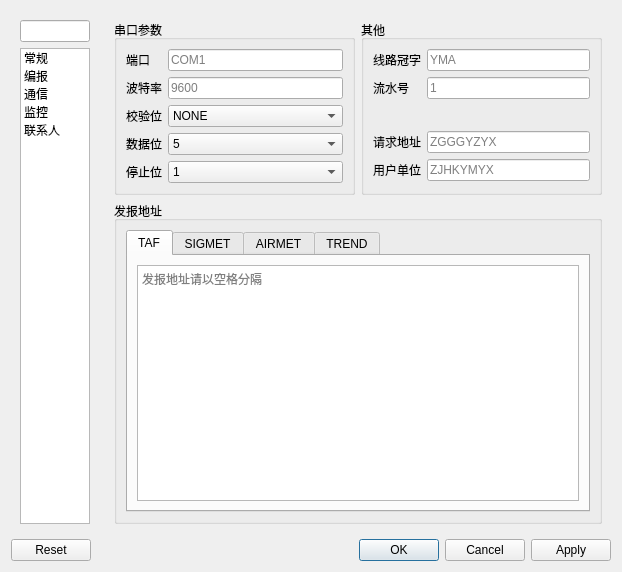
<?xml version="1.0" encoding="UTF-8"?>
<ui version="4.0">
 <class>preference</class>
 <widget class="QDialog" name="preference">
  <property name="geometry">
   <rect>
    <x>0</x>
    <y>0</y>
    <width>622</width>
    <height>501</height>
   </rect>
  </property>
  <property name="acceptDrops">
   <bool>true</bool>
  </property>
  <property name="windowTitle">
   <string>设置</string>
  </property>
  <layout class="QVBoxLayout" name="verticalLayout">
   <item>
    <layout class="QHBoxLayout" name="main">
     <item>
      <widget class="QWidget" name="left_side" native="true">
       <property name="maximumSize">
        <size>
         <width>120</width>
         <height>16777215</height>
        </size>
       </property>
       <layout class="QVBoxLayout" name="leftbox">
        <item>
         <widget class="QLineEdit" name="search"/>
        </item>
        <item>
         <widget class="QListWidget" name="menu">
          <item>
           <property name="text">
            <string>常规</string>
           </property>
          </item>
          <item>
           <property name="text">
            <string>编报</string>
           </property>
          </item>
          <item>
           <property name="text">
            <string>通信</string>
           </property>
          </item>
          <item>
           <property name="text">
            <string>监控</string>
           </property>
          </item>
          <item>
           <property name="text">
            <string>联系人</string>
           </property>
          </item>
         </widget>
        </item>
       </layout>
      </widget>
     </item>
     <item>
      <widget class="QStackedWidget" name="stacked">
       <property name="frameShadow">
        <enum>QFrame::Plain</enum>
       </property>
       <property name="currentIndex">
        <number>2</number>
       </property>
       <widget class="QWidget" name="convention_page">
        <layout class="QVBoxLayout" name="verticalLayout_6">
         <property name="sizeConstraint">
          <enum>QLayout::SetDefaultConstraint</enum>
         </property>
         <item>
          <widget class="QGroupBox" name="convention_group">
           <property name="title">
            <string>常规</string>
           </property>
           <layout class="QFormLayout" name="formLayout_8">
            <item row="0" column="0">
             <widget class="QCheckBox" name="run_on_start">
              <property name="text">
               <string>开机自动启动</string>
              </property>
             </widget>
            </item>
            <item row="1" column="0">
             <widget class="QCheckBox" name="close_to_minimize">
              <property name="text">
               <string>关闭时最小化到系统托盘</string>
              </property>
             </widget>
            </item>
           </layout>
          </widget>
         </item>
         <item>
          <widget class="QGroupBox" name="backup_group">
           <property name="title">
            <string>备份</string>
           </property>
           <layout class="QGridLayout" name="gridLayout_5">
            <property name="sizeConstraint">
             <enum>QLayout::SetMaximumSize</enum>
            </property>
            <item row="0" column="0">
             <widget class="QLineEdit" name="import_path">
              <property name="placeholderText">
               <string>PATH</string>
              </property>
             </widget>
            </item>
            <item row="1" column="2">
             <widget class="QPushButton" name="export_button">
              <property name="text">
               <string>导出</string>
              </property>
             </widget>
            </item>
            <item row="0" column="2">
             <widget class="QPushButton" name="import_button">
              <property name="text">
               <string>导入</string>
              </property>
             </widget>
            </item>
            <item row="0" column="1">
             <widget class="QPushButton" name="import_explore">
              <property name="text">
               <string>浏览</string>
              </property>
             </widget>
            </item>
            <item row="1" column="1">
             <widget class="QPushButton" name="export_explore">
              <property name="text">
               <string>浏览</string>
              </property>
             </widget>
            </item>
            <item row="1" column="0">
             <widget class="QLineEdit" name="export_path">
              <property name="placeholderText">
               <string>PATH</string>
              </property>
             </widget>
            </item>
           </layout>
          </widget>
         </item>
        </layout>
       </widget>
       <widget class="QWidget" name="message_page">
        <layout class="QVBoxLayout" name="verticalLayout_2">
         <item>
          <widget class="QGroupBox" name="prefix_group">
           <property name="title">
            <string>前缀</string>
           </property>
           <layout class="QFormLayout" name="formLayout">
            <item row="0" column="0">
             <widget class="QLabel" name="icao_label">
              <property name="text">
               <string>机场代码</string>
              </property>
             </widget>
            </item>
            <item row="0" column="1">
             <widget class="QLineEdit" name="icao">
              <property name="placeholderText">
               <string>ZJHK</string>
              </property>
             </widget>
            </item>
            <item row="1" column="0">
             <widget class="QLabel" name="intelligence_label">
              <property name="text">
               <string>气象情报</string>
              </property>
             </widget>
            </item>
            <item row="1" column="1">
             <widget class="QLineEdit" name="intelligence">
              <property name="placeholderText">
               <string>CI35</string>
              </property>
             </widget>
            </item>
            <item row="2" column="0">
             <widget class="QLabel" name="fir_label">
              <property name="text">
               <string>监视台责任区</string>
              </property>
             </widget>
            </item>
            <item row="2" column="1">
             <widget class="QLineEdit" name="fir">
              <property name="placeholderText">
               <string>ZJSA SANYA FIR</string>
              </property>
             </widget>
            </item>
            <item row="3" column="0">
             <widget class="QLabel" name="trend_sign_label">
              <property name="text">
               <string>趋势识别码</string>
              </property>
             </widget>
            </item>
            <item row="3" column="1">
             <widget class="QLineEdit" name="trend_sign">
              <property name="placeholderText">
               <string>TREND</string>
              </property>
             </widget>
            </item>
           </layout>
          </widget>
         </item>
         <item>
          <widget class="QGroupBox" name="weather_group">
           <property name="title">
            <string>天气现象备案</string>
           </property>
           <layout class="QGridLayout" name="gridLayout">
            <item row="0" column="0">
             <layout class="QHBoxLayout" name="add_wx1_layout">
              <item>
               <widget class="QLineEdit" name="weather1">
                <property name="text">
                 <string/>
                </property>
                <property name="placeholderText">
                 <string>无强度变化的天气现象</string>
                </property>
               </widget>
              </item>
              <item>
               <widget class="QPushButton" name="add_weather1_button">
                <property name="maximumSize">
                 <size>
                  <width>25</width>
                  <height>16777215</height>
                 </size>
                </property>
                <property name="text">
                 <string>+</string>
                </property>
               </widget>
              </item>
              <item>
               <widget class="QPushButton" name="del_weather1_button">
                <property name="maximumSize">
                 <size>
                  <width>25</width>
                  <height>16777215</height>
                 </size>
                </property>
                <property name="text">
                 <string>—</string>
                </property>
               </widget>
              </item>
             </layout>
            </item>
            <item row="0" column="1">
             <layout class="QHBoxLayout" name="add_wx2_layout">
              <item>
               <widget class="QLineEdit" name="weather2">
                <property name="placeholderText">
                 <string>有强度变化的天气现象</string>
                </property>
               </widget>
              </item>
              <item>
               <widget class="QPushButton" name="add_weather2_button">
                <property name="maximumSize">
                 <size>
                  <width>25</width>
                  <height>16777215</height>
                 </size>
                </property>
                <property name="text">
                 <string>+</string>
                </property>
               </widget>
              </item>
              <item>
               <widget class="QPushButton" name="del_weather2_button">
                <property name="maximumSize">
                 <size>
                  <width>25</width>
                  <height>16777215</height>
                 </size>
                </property>
                <property name="text">
                 <string>—</string>
                </property>
               </widget>
              </item>
             </layout>
            </item>
            <item row="1" column="0">
             <widget class="QListWidget" name="weather1_list">
              <property name="dragDropMode">
               <enum>QAbstractItemView::InternalMove</enum>
              </property>
             </widget>
            </item>
            <item row="1" column="1">
             <widget class="QListWidget" name="weather2_list">
              <property name="dragDropMode">
               <enum>QAbstractItemView::InternalMove</enum>
              </property>
             </widget>
            </item>
           </layout>
          </widget>
         </item>
        </layout>
       </widget>
       <widget class="QWidget" name="communication_page">
        <layout class="QVBoxLayout" name="verticalLayout_4">
         <item>
          <layout class="QHBoxLayout" name="top_layout">
           <item>
            <widget class="QGroupBox" name="serial_group">
             <property name="title">
              <string>串口参数</string>
             </property>
             <layout class="QFormLayout" name="formLayout_3">
              <item row="0" column="0">
               <widget class="QLabel" name="port_label">
                <property name="text">
                 <string>端口</string>
                </property>
               </widget>
              </item>
              <item row="0" column="1">
               <widget class="QLineEdit" name="port">
                <property name="placeholderText">
                 <string>COM1</string>
                </property>
               </widget>
              </item>
              <item row="1" column="0">
               <widget class="QLabel" name="baudrate_label">
                <property name="text">
                 <string>波特率</string>
                </property>
               </widget>
              </item>
              <item row="1" column="1">
               <widget class="QLineEdit" name="baudrate">
                <property name="placeholderText">
                 <string>9600</string>
                </property>
               </widget>
              </item>
              <item row="2" column="0">
               <widget class="QLabel" name="parity_label">
                <property name="text">
                 <string>校验位</string>
                </property>
               </widget>
              </item>
              <item row="2" column="1">
               <widget class="QComboBox" name="parity">
                <item>
                 <property name="text">
                  <string>NONE</string>
                 </property>
                </item>
                <item>
                 <property name="text">
                  <string>EVEN</string>
                 </property>
                </item>
                <item>
                 <property name="text">
                  <string>ODD</string>
                 </property>
                </item>
               </widget>
              </item>
              <item row="3" column="0">
               <widget class="QLabel" name="bytesize_label">
                <property name="text">
                 <string>数据位</string>
                </property>
               </widget>
              </item>
              <item row="3" column="1">
               <widget class="QComboBox" name="bytesize">
                <item>
                 <property name="text">
                  <string>5</string>
                 </property>
                </item>
                <item>
                 <property name="text">
                  <string>6</string>
                 </property>
                </item>
                <item>
                 <property name="text">
                  <string>7</string>
                 </property>
                </item>
                <item>
                 <property name="text">
                  <string>8</string>
                 </property>
                </item>
               </widget>
              </item>
              <item row="4" column="0">
               <widget class="QLabel" name="stopbits_label">
                <property name="text">
                 <string>停止位</string>
                </property>
               </widget>
              </item>
              <item row="4" column="1">
               <widget class="QComboBox" name="stopbits">
                <item>
                 <property name="text">
                  <string>1</string>
                 </property>
                </item>
                <item>
                 <property name="text">
                  <string>1.5</string>
                 </property>
                </item>
                <item>
                 <property name="text">
                  <string>2</string>
                 </property>
                </item>
               </widget>
              </item>
             </layout>
            </widget>
           </item>
           <item>
            <widget class="QGroupBox" name="other_group">
             <property name="title">
              <string>其他</string>
             </property>
             <layout class="QFormLayout" name="formLayout_7">
              <item row="0" column="0">
               <widget class="QLabel" name="channel_label">
                <property name="text">
                 <string>线路冠字</string>
                </property>
               </widget>
              </item>
              <item row="0" column="1">
               <widget class="QLineEdit" name="channel">
                <property name="placeholderText">
                 <string>YMA</string>
                </property>
               </widget>
              </item>
              <item row="1" column="0">
               <widget class="QLabel" name="number_label">
                <property name="text">
                 <string>流水号</string>
                </property>
               </widget>
              </item>
              <item row="1" column="1">
               <widget class="QLineEdit" name="number">
                <property name="placeholderText">
                 <string>1</string>
                </property>
               </widget>
              </item>
              <item row="2" column="1">
               <spacer name="horizontalSpacer_3">
                <property name="orientation">
                 <enum>Qt::Horizontal</enum>
                </property>
                <property name="sizeHint" stdset="0">
                 <size>
                  <width>40</width>
                  <height>20</height>
                 </size>
                </property>
               </spacer>
              </item>
              <item row="3" column="1">
               <widget class="QLineEdit" name="request_addr">
                <property name="placeholderText">
                 <string>ZGGGYZYX</string>
                </property>
               </widget>
              </item>
              <item row="3" column="0">
               <widget class="QLabel" name="request_addr_label">
                <property name="text">
                 <string>请求地址</string>
                </property>
               </widget>
              </item>
              <item row="4" column="1">
               <widget class="QLineEdit" name="user_addr">
                <property name="placeholderText">
                 <string>ZJHKYMYX</string>
                </property>
               </widget>
              </item>
              <item row="4" column="0">
               <widget class="QLabel" name="user_addr_label">
                <property name="text">
                 <string>用户单位</string>
                </property>
               </widget>
              </item>
             </layout>
            </widget>
           </item>
          </layout>
         </item>
         <item>
          <widget class="QGroupBox" name="address_group">
           <property name="title">
            <string>发报地址</string>
           </property>
           <layout class="QVBoxLayout" name="verticalLayout_10">
            <item>
             <widget class="QTabWidget" name="tabWidget">
              <property name="currentIndex">
               <number>0</number>
              </property>
              <widget class="QWidget" name="tab_taf">
               <attribute name="title">
                <string>TAF</string>
               </attribute>
               <layout class="QVBoxLayout" name="verticalLayout_3">
                <item>
                 <widget class="QTextEdit" name="taf">
                  <property name="placeholderText">
                   <string>发报地址请以空格分隔</string>
                  </property>
                 </widget>
                </item>
               </layout>
              </widget>
              <widget class="QWidget" name="tab_sigmet">
               <attribute name="title">
                <string>SIGMET</string>
               </attribute>
               <layout class="QVBoxLayout" name="verticalLayout_7">
                <item>
                 <widget class="QTextEdit" name="sigmet">
                  <property name="placeholderText">
                   <string>发报地址请以空格分隔</string>
                  </property>
                 </widget>
                </item>
               </layout>
              </widget>
              <widget class="QWidget" name="tab_airmet">
               <attribute name="title">
                <string>AIRMET</string>
               </attribute>
               <layout class="QVBoxLayout" name="verticalLayout_8">
                <item>
                 <widget class="QTextEdit" name="airmet">
                  <property name="placeholderText">
                   <string>发报地址请以空格分隔</string>
                  </property>
                 </widget>
                </item>
               </layout>
              </widget>
              <widget class="QWidget" name="tab_trend">
               <attribute name="title">
                <string>TREND</string>
               </attribute>
               <layout class="QVBoxLayout" name="verticalLayout_9">
                <item>
                 <widget class="QTextEdit" name="trend">
                  <property name="placeholderText">
                   <string>发报地址请以空格分隔</string>
                  </property>
                 </widget>
                </item>
               </layout>
              </widget>
             </widget>
            </item>
           </layout>
          </widget>
         </item>
        </layout>
       </widget>
       <widget class="QWidget" name="monitor_page">
        <layout class="QVBoxLayout" name="verticalLayout_5">
         <item>
          <widget class="QGroupBox" name="db_source_group">
           <property name="title">
            <string>监控数据源</string>
           </property>
           <layout class="QFormLayout" name="formLayout_6">
            <item row="0" column="0">
             <widget class="QRadioButton" name="sydb">
              <property name="text">
               <string>三亚区管数据库</string>
              </property>
              <property name="checked">
               <bool>true</bool>
              </property>
             </widget>
            </item>
            <item row="0" column="1">
             <widget class="QLineEdit" name="sydb_url"/>
            </item>
            <item row="1" column="0">
             <widget class="QRadioButton" name="web">
              <property name="text">
               <string>中南综合信息服务系统</string>
              </property>
             </widget>
            </item>
            <item row="1" column="1">
             <widget class="QLineEdit" name="web_url"/>
            </item>
           </layout>
          </widget>
         </item>
         <item>
          <widget class="QGroupBox" name="clock_group">
           <property name="title">
            <string>闹钟和音量</string>
           </property>
           <layout class="QFormLayout" name="formLayout_5">
            <item row="0" column="0">
             <widget class="QCheckBox" name="clock">
              <property name="text">
               <string>启用    </string>
              </property>
             </widget>
            </item>
            <item row="1" column="0">
             <widget class="QLabel" name="clock_time_label">
              <property name="text">
               <string>闹铃时间        </string>
              </property>
             </widget>
            </item>
            <item row="1" column="1">
             <widget class="QLineEdit" name="clock_time">
              <property name="maximumSize">
               <size>
                <width>120</width>
                <height>16777215</height>
               </size>
              </property>
              <property name="placeholderText">
               <string>单位分钟</string>
              </property>
             </widget>
            </item>
            <item row="2" column="0">
             <widget class="QLabel" name="clock_volume_label">
              <property name="text">
               <string>音量</string>
              </property>
             </widget>
            </item>
            <item row="2" column="1">
             <widget class="QSlider" name="clock_volume">
              <property name="orientation">
               <enum>Qt::Horizontal</enum>
              </property>
             </widget>
            </item>
           </layout>
          </widget>
         </item>
         <item>
          <widget class="QGroupBox" name="sound_group">
           <property name="title">
            <string>声音提醒和音量</string>
           </property>
           <layout class="QFormLayout" name="formLayout_2">
            <item row="0" column="0">
             <widget class="QCheckBox" name="warn_taf">
              <property name="text">
               <string>报文迟发</string>
              </property>
             </widget>
            </item>
            <item row="0" column="1">
             <widget class="QSlider" name="warn_taf_volume">
              <property name="orientation">
               <enum>Qt::Horizontal</enum>
              </property>
             </widget>
            </item>
            <item row="1" column="0">
             <widget class="QCheckBox" name="warn_trend">
              <property name="text">
               <string>趋势预报</string>
              </property>
             </widget>
            </item>
            <item row="1" column="1">
             <widget class="QSlider" name="warn_trend_volume">
              <property name="orientation">
               <enum>Qt::Horizontal</enum>
              </property>
             </widget>
            </item>
            <item row="2" column="0">
             <widget class="QCheckBox" name="warn_sigmet">
              <property name="text">
               <string>重要气象情报</string>
              </property>
             </widget>
            </item>
            <item row="2" column="1">
             <widget class="QSlider" name="warn_sigmet_volume">
              <property name="orientation">
               <enum>Qt::Horizontal</enum>
              </property>
             </widget>
            </item>
           </layout>
          </widget>
         </item>
         <item>
          <widget class="QGroupBox" name="phone_group">
           <property name="title">
            <string>电话</string>
           </property>
           <layout class="QFormLayout" name="formLayout_4">
            <item row="0" column="0">
             <widget class="QCheckBox" name="phone_warn_taf">
              <property name="text">
               <string>报文迟发</string>
              </property>
             </widget>
            </item>
            <item row="1" column="0">
             <widget class="QLabel" name="warn_taf_time_label">
              <property name="text">
               <string>提醒时间        </string>
              </property>
             </widget>
            </item>
            <item row="1" column="1">
             <widget class="QLineEdit" name="warn_taf_time">
              <property name="maximumSize">
               <size>
                <width>120</width>
                <height>16777215</height>
               </size>
              </property>
              <property name="placeholderText">
               <string>单位分钟</string>
              </property>
             </widget>
            </item>
            <item row="2" column="0">
             <widget class="QLabel" name="call_service_url_label">
              <property name="text">
               <string>请求地址</string>
              </property>
             </widget>
            </item>
            <item row="2" column="1">
             <widget class="QLineEdit" name="call_service_url">
              <property name="placeholderText">
               <string>URL</string>
              </property>
             </widget>
            </item>
            <item row="3" column="0">
             <widget class="QLabel" name="call_service_auth_label">
              <property name="text">
               <string>认证</string>
              </property>
             </widget>
            </item>
            <item row="3" column="1">
             <widget class="QLineEdit" name="call_service_auth">
              <property name="placeholderText">
               <string>AUTH</string>
              </property>
             </widget>
            </item>
           </layout>
          </widget>
         </item>
        </layout>
       </widget>
       <widget class="QWidget" name="contract_page">
        <layout class="QVBoxLayout" name="verticalLayout_11">
         <item>
          <widget class="QGroupBox" name="contract_group">
           <property name="title">
            <string>联系人</string>
           </property>
           <layout class="QVBoxLayout" name="verticalLayout_12">
            <item>
             <layout class="QHBoxLayout" name="add_person_layout">
              <item>
               <widget class="QLineEdit" name="person_name">
                <property name="text">
                 <string/>
                </property>
                <property name="placeholderText">
                 <string>姓名</string>
                </property>
               </widget>
              </item>
              <item>
               <widget class="QLineEdit" name="person_phone_number">
                <property name="placeholderText">
                 <string>电话</string>
                </property>
               </widget>
              </item>
              <item>
               <widget class="QPushButton" name="add_person_button">
                <property name="maximumSize">
                 <size>
                  <width>25</width>
                  <height>16777215</height>
                 </size>
                </property>
                <property name="text">
                 <string>+</string>
                </property>
               </widget>
              </item>
              <item>
               <widget class="QPushButton" name="del_person_button">
                <property name="maximumSize">
                 <size>
                  <width>25</width>
                  <height>16777215</height>
                 </size>
                </property>
                <property name="text">
                 <string>—</string>
                </property>
               </widget>
              </item>
             </layout>
            </item>
            <item>
             <widget class="QTableWidget" name="contract_table">
              <property name="editTriggers">
               <set>QAbstractItemView::NoEditTriggers</set>
              </property>
              <property name="selectionBehavior">
               <enum>QAbstractItemView::SelectRows</enum>
              </property>
              <attribute name="horizontalHeaderStretchLastSection">
               <bool>true</bool>
              </attribute>
              <column>
               <property name="text">
                <string>姓名</string>
               </property>
              </column>
              <column>
               <property name="text">
                <string>电话</string>
               </property>
              </column>
             </widget>
            </item>
            <item>
             <layout class="QHBoxLayout" name="select_contract_layout">
              <item>
               <widget class="QLabel" name="select_contract_label">
                <property name="text">
                 <string>当前设置告警号码</string>
                </property>
               </widget>
              </item>
              <item>
               <widget class="QComboBox" name="select_contract"/>
              </item>
             </layout>
            </item>
           </layout>
          </widget>
         </item>
        </layout>
       </widget>
      </widget>
     </item>
    </layout>
   </item>
   <item>
    <widget class="QDialogButtonBox" name="button_box">
     <property name="standardButtons">
      <set>QDialogButtonBox::Apply|QDialogButtonBox::Cancel|QDialogButtonBox::Ok|QDialogButtonBox::Reset</set>
     </property>
    </widget>
   </item>
  </layout>
 </widget>
 <tabstops>
  <tabstop>search</tabstop>
  <tabstop>menu</tabstop>
  <tabstop>icao</tabstop>
  <tabstop>intelligence</tabstop>
  <tabstop>fir</tabstop>
  <tabstop>trend_sign</tabstop>
  <tabstop>weather1</tabstop>
  <tabstop>add_weather1_button</tabstop>
  <tabstop>del_weather1_button</tabstop>
  <tabstop>weather1_list</tabstop>
  <tabstop>weather2</tabstop>
  <tabstop>add_weather2_button</tabstop>
  <tabstop>del_weather2_button</tabstop>
  <tabstop>weather2_list</tabstop>
  <tabstop>port</tabstop>
  <tabstop>baudrate</tabstop>
  <tabstop>parity</tabstop>
  <tabstop>bytesize</tabstop>
  <tabstop>stopbits</tabstop>
  <tabstop>channel</tabstop>
  <tabstop>number</tabstop>
  <tabstop>request_addr</tabstop>
  <tabstop>user_addr</tabstop>
  <tabstop>tabWidget</tabstop>
  <tabstop>taf</tabstop>
  <tabstop>sigmet</tabstop>
  <tabstop>airmet</tabstop>
  <tabstop>trend</tabstop>
  <tabstop>clock</tabstop>
  <tabstop>clock_time</tabstop>
  <tabstop>clock_volume</tabstop>
  <tabstop>warn_taf</tabstop>
  <tabstop>warn_taf_volume</tabstop>
  <tabstop>warn_trend</tabstop>
  <tabstop>warn_trend_volume</tabstop>
  <tabstop>warn_sigmet</tabstop>
  <tabstop>warn_sigmet_volume</tabstop>
  <tabstop>phone_warn_taf</tabstop>
  <tabstop>warn_taf_time</tabstop>
  <tabstop>run_on_start</tabstop>
  <tabstop>close_to_minimize</tabstop>
  <tabstop>import_path</tabstop>
  <tabstop>import_explore</tabstop>
  <tabstop>import_button</tabstop>
  <tabstop>export_path</tabstop>
  <tabstop>export_explore</tabstop>
  <tabstop>export_button</tabstop>
 </tabstops>
 <resources/>
 <connections>
  <connection>
   <sender>button_box</sender>
   <signal>accepted()</signal>
   <receiver>preference</receiver>
   <slot>accept()</slot>
   <hints>
    <hint type="sourcelabel">
     <x>254</x>
     <y>487</y>
    </hint>
    <hint type="destinationlabel">
     <x>157</x>
     <y>274</y>
    </hint>
   </hints>
  </connection>
  <connection>
   <sender>button_box</sender>
   <signal>rejected()</signal>
   <receiver>preference</receiver>
   <slot>reject()</slot>
   <hints>
    <hint type="sourcelabel">
     <x>322</x>
     <y>487</y>
    </hint>
    <hint type="destinationlabel">
     <x>286</x>
     <y>274</y>
    </hint>
   </hints>
  </connection>
  <connection>
   <sender>menu</sender>
   <signal>currentRowChanged(int)</signal>
   <receiver>stacked</receiver>
   <slot>setCurrentIndex(int)</slot>
   <hints>
    <hint type="sourcelabel">
     <x>91</x>
     <y>170</y>
    </hint>
    <hint type="destinationlabel">
     <x>145</x>
     <y>124</y>
    </hint>
   </hints>
  </connection>
 </connections>
 <slots>
  <slot>save()</slot>
 </slots>
</ui>
